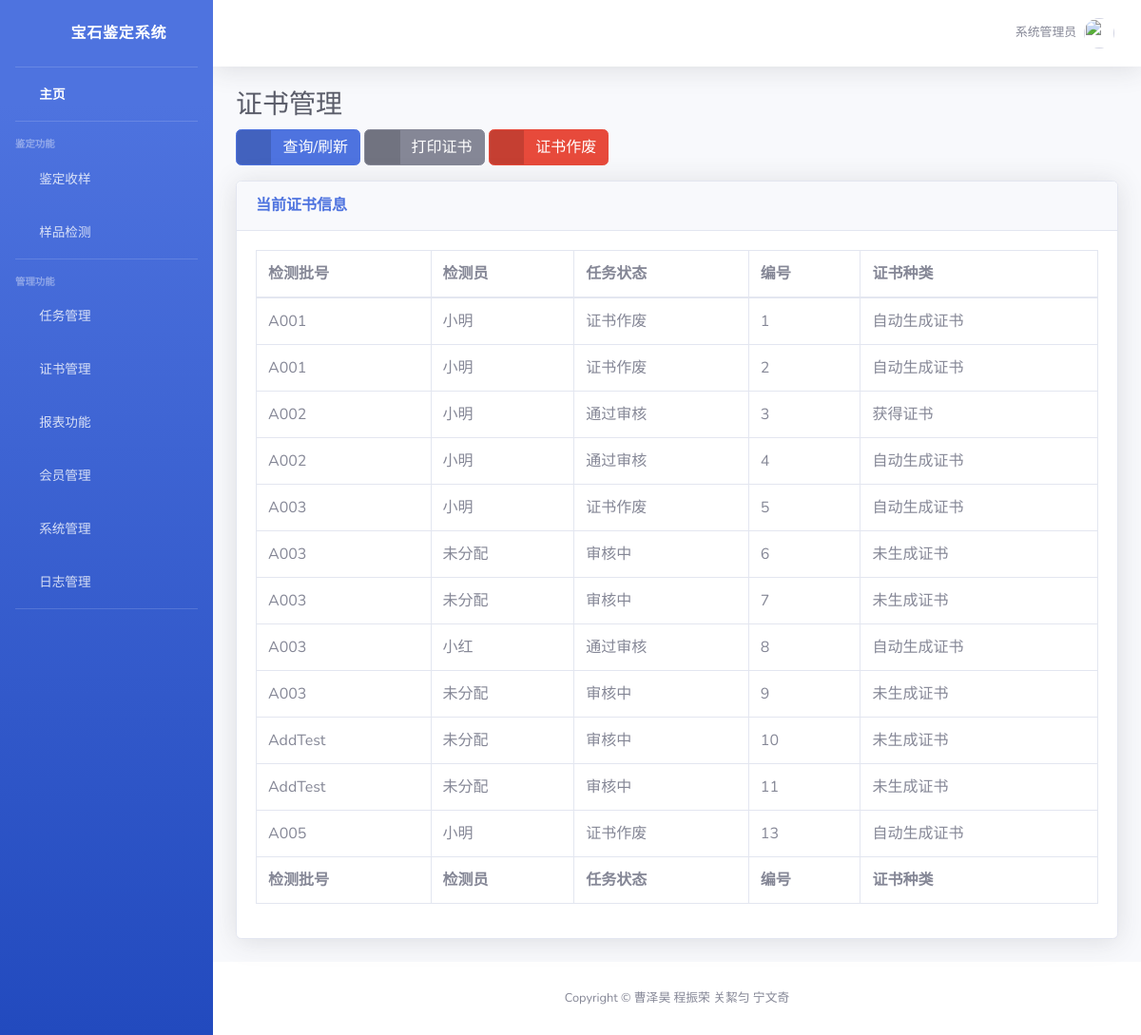
The page /gem/page4/ on the database its author committed.
### gem/models.py (models this page shows)
class Yangpin(models.Model):
    testNo = models.CharField(max_length=20, default='未填写')
    situation = models.CharField(max_length=20, default='未填写')
    no = models.CharField(max_length=10, default='未填写')
    result = models.CharField(max_length=20, default='未填写')
    appear = models.CharField(max_length=20, default='未填写')
    weight = models.CharField(max_length=20, default='未填写')
    midu = models.CharField(max_length=20, default='未填写')
    zheshe = models.CharField(max_length=20, default='未填写')
    jcy = models.CharField(max_length=20, default='未分配')
    certificate = models.CharField(max_length=20, default='未生成证书')
    name = models.CharField(max_length=20, default='--')

### gem/views.py (the view)
# urls.py: path('page4/', views.page4, name='page4'),
def page4(request):
    v1 = Yangpin.objects.all()
    return render(request, 'page4.html', {'v1': v1})

### gem/templates/page4.html (shortened to what this page needs)
<!DOCTYPE html>
<html>
<head>
    <link href="/static/vendor/fontawesome-free/css/all.min.css" rel="stylesheet" type="text/css">
    <link href="/static/css/sb-admin-2.min.css" rel="stylesheet">
    <link href="/static/vendor/datatables/dataTables.bootstrap4.min.css" rel="stylesheet">
</head>
<body id="page-top">
    <div id="wrapper">
        <ul class="navbar-nav bg-gradient-primary sidebar sidebar-dark accordion" id="accordionSidebar">
            <a class="sidebar-brand d-flex align-items-center justify-content-center" href="/gem/">
                <div class="sidebar-brand-icon rotate-n-15">
                    <i class="fas fa-laugh-wink"></i>
                </div>
                <div class="sidebar-brand-text mx-3">宝石鉴定系统</div>
            </a>
            <hr class="sidebar-divider my-0">
            <li class="nav-item active">
                <a class="nav-link" href="/gem/">
                    <i class="fas fa-fw fa-tachometer-alt"></i>
                    <span>主页</span></a>
            </li>
            <hr class="sidebar-divider">
            <div class="sidebar-heading">
                鉴定功能
            </div>
            <li class="nav-item">
                <a class="nav-link" href="/gem/page1/">
                    <i class="fas fa-fw fa-chart-area"></i>
                    <span>鉴定收样</span></a>
            </li>
            <li class="nav-item">
                <a class="nav-link" href="/gem/page2/">
                    <i class="fas fa-fw fa-chart-area"></i>
                    <span>样品检测</span></a>
            </li>
            <hr class="sidebar-divider">
            <div class="sidebar-heading">
                管理功能
            </div>
            <li class="nav-item">
                <a class="nav-link" href="/gem/page3/">
                    <i class="fas fa-fw fa-table"></i>
                    <span>任务管理</span></a>
            </li>
            <li class="nav-item">
                <a class="nav-link" href="/gem/page4/">
                    <i class="fas fa-fw fa-table"></i>
                    <span>证书管理</span></a>
            </li>
            <li class="nav-item">
                <a class="nav-link" href="/gem/page5/">
                    <i class="fas fa-fw fa-table"></i>
                    <span>报表功能</span></a>
            </li>
            <li class="nav-item">
                <a class="nav-link" href="/gem/page6/">
                    <i class="fas fa-fw fa-table"></i>
                    <span>会员管理</span></a>
            </li>
            <li class="nav-item">
                <a class="nav-link" href="/admin/">
                    <i class="fas fa-fw fa-table"></i>
                    <span>系统管理</span></a>
            </li>
            <li class="nav-item">
                <a class="nav-link" href="/admin/">
                    <i class="fas fa-fw fa-table"></i>
                    <span>日志管理</span></a>
            </li>
            <hr class="sidebar-divider d-none d-md-block">
        </ul>
        <div id="content-wrapper" class="d-flex flex-column">
            <div id="content">
                <nav class="navbar navbar-expand navbar-light bg-white topbar mb-4 static-top shadow">
                    <ul class="navbar-nav ml-auto">
                        <li class="nav-item dropdown no-arrow">
                            <a class="nav-link dropdown-toggle" href="" id="userDropdown" role="button"
                                data-toggle="dropdown" aria-haspopup="true" aria-expanded="false">
                                <span class="mr-2 d-none d-lg-inline text-gray-600 small">系统管理员</span>
                                <img class="img-profile rounded-circle"
                                    src="/static/img/undraw_profile.svg">
                            </a>
                        </li>
                    </ul>
                </nav>
                <div class="container-fluid">
                    <h1 class="h3 mb-2 text-gray-800">证书管理</h1>
                    <a href="" class="btn btn-primary btn-icon-split">
                                        <span class="icon text-white-50">
                                            <i class="fas fa-flag"></i>
                                        </span>
                                        <span class="text">查询/刷新</span>
                    </a>
                    <a href="/gem/page4/print/" class="btn btn-secondary btn-icon-split">
                        <span class="icon text-white-50">
                            <i class="fas fa-arrow-right"></i>
                        </span>
                        <span class="text">打印证书</span>
                    </a>
                    <a href="/gem/page4/delete/" class="btn btn-danger btn-icon-split">
                                        <span class="icon text-white-50">
                                            <i class="fas fa-trash"></i>
                                        </span>
                                        <span class="text">证书作废</span>
                    </a>
                    <div class="card shadow mb-4">
                        <div class="card-header py-3">
                            <h6 class="m-0 font-weight-bold text-primary">当前证书信息</h6>
                        </div>
                        <div class="card-body">
                            <div class="table-responsive">
                                <table class="table table-bordered" id="dataTable" width="100%" cellspacing="0">
                                    <thead>
                                        <tr>
                                            <th>检测批号</th>
                                            <th>检测员</th>
                                            <th>任务状态</th>
                                            <th>编号</th>
                                            <th>证书种类</th>
                                        </tr>
                                    </thead>
                                    <tfoot>
                                        <tr>
                                            <th>检测批号</th>
                                            <th>检测员</th>
                                            <th>任务状态</th>
                                            <th>编号</th>
                                            <th>证书种类</th>
                                        </tr>
                                    </tfoot>
                                    <tbody>
                                        {% for v in v1 %}
                                            <tr>
                                                <td>{{ v.testNo }}</td>
                                                <td>{{ v.jcy }}</td>
                                                <td>{{ v.situation }}</td>
                                                <td>{{ v.no }}</td>
                                                <td>{{ v.certificate }}</td>
                                            </tr>
                                        {% endfor %}
                                    </tbody>
                                </table>
                            </div>
                        </div>
                    </div>
                </div>
            </div>
            <footer class="sticky-footer bg-white">
                <div class="container my-auto">
                    <div class="copyright text-center my-auto">
                        <span>Copyright &copy; 曹泽昊 程振荣 关絜匀 宁文奇</span>
                    </div>
                </div>
            </footer>
        </div>
    </div>
</body>
</html>

### rows shown on the page
Yangpin: testNo "A001", jcy "小明", situation "证书作废", no "1", certificate "自动生成证书"
Yangpin: testNo "A001", jcy "小明", situation "证书作废", no "2", certificate "自动生成证书"
Yangpin: testNo "A002", jcy "小明", situation "通过审核", no "3", certificate "获得证书"
Yangpin: testNo "A002", jcy "小明", situation "通过审核", no "4", certificate "自动生成证书"
Yangpin: testNo "A003", jcy "小明", situation "证书作废", no "5", certificate "自动生成证书"
Yangpin: testNo "A003", jcy "未分配", situation "审核中", no "6", certificate "未生成证书"
Yangpin: testNo "A003", jcy "未分配", situation "审核中", no "7", certificate "未生成证书"
Yangpin: testNo "A003", jcy "小红", situation "通过审核", no "8", certificate "自动生成证书"
Yangpin: testNo "A003", jcy "未分配", situation "审核中", no "9", certificate "未生成证书"
Yangpin: testNo "AddTest", jcy "未分配", situation "审核中", no "10", certificate "未生成证书"
Yangpin: testNo "AddTest", jcy "未分配", situation "审核中", no "11", certificate "未生成证书"
Yangpin: testNo "A005", jcy "小明", situation "证书作废", no "13", certificate "自动生成证书"
